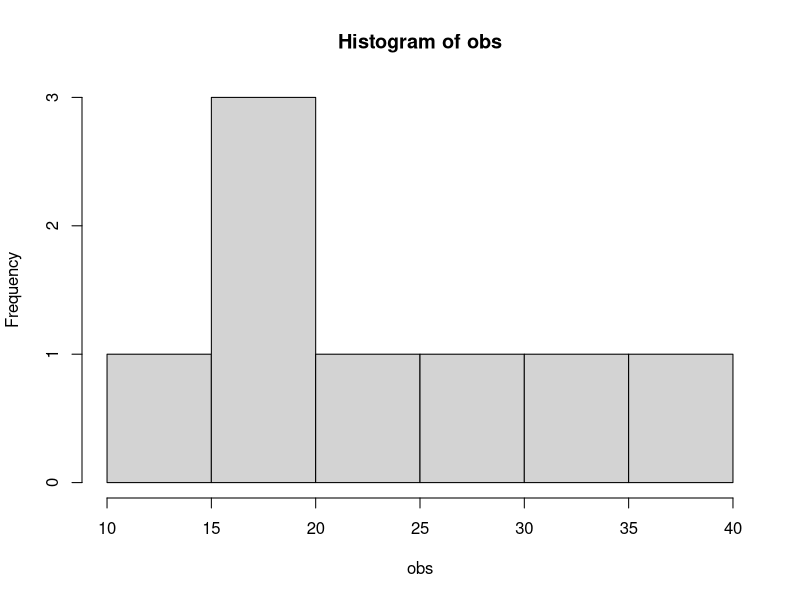
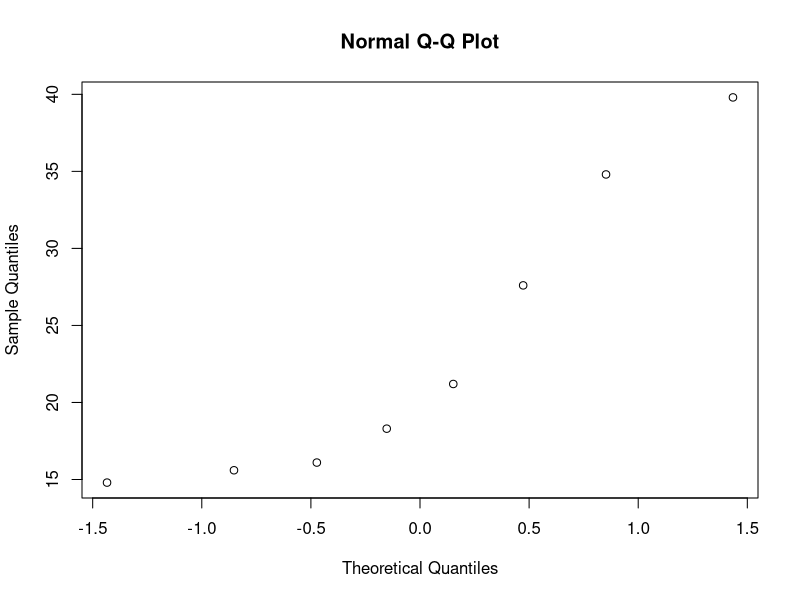

These figures' R source, in order:
##q1

obs = c(16.1, 15.6, 21.2, 18.3, 14.8, 39.8, 34.8, 27.6)
hist(obs,breaks = 5)
theta_mm = (mean(obs)*3/gamma(4/3))^3
theta_mm

tau_hat = mean(obs^3)
tau_hat

n = length(obs)
J_hat = -n/tau_hat^2 + 2*(n/tau_hat^2) 

se_hat = 1/sqrt(J_hat)
se_hat^2
  
alpha = 0.05
z = qnorm(1-alpha/2)

(tau_hat-z*se_hat)^(1/3)
(tau_hat+z*se_hat)^(1/3)


#last part of q1
mu = mean(obs)
sigma_sq = var(obs)
qqnorm(y = obs)
abline(a=0,b=1)